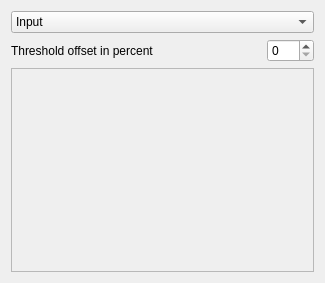
<?xml version="1.0" encoding="UTF-8"?>
<ui version="4.0">
 <class>DetectionSettings</class>
 <widget class="QDialog" name="DetectionSettings">
  <property name="geometry">
   <rect>
    <x>0</x>
    <y>0</y>
    <width>325</width>
    <height>283</height>
   </rect>
  </property>
  <property name="windowTitle">
   <string>Detection Settings</string>
  </property>
  <layout class="QGridLayout" name="gridLayout">
   <item row="1" column="0" colspan="2">
    <widget class="QLabel" name="label">
     <property name="text">
      <string>Threshold offset in percent</string>
     </property>
    </widget>
   </item>
   <item row="1" column="2">
    <widget class="QSpinBox" name="spinBox_ThresholdOffset">
     <property name="sizePolicy">
      <sizepolicy hsizetype="Maximum" vsizetype="Fixed">
       <horstretch>0</horstretch>
       <verstretch>0</verstretch>
      </sizepolicy>
     </property>
     <property name="maximum">
      <number>100</number>
     </property>
    </widget>
   </item>
   <item row="2" column="0" colspan="3">
    <widget class="QFrame" name="frame">
     <property name="frameShape">
      <enum>QFrame::StyledPanel</enum>
     </property>
     <property name="frameShadow">
      <enum>QFrame::Raised</enum>
     </property>
    </widget>
   </item>
   <item row="0" column="0" colspan="3">
    <widget class="QComboBox" name="comboBox">
     <item>
      <property name="text">
       <string>Input</string>
      </property>
     </item>
     <item>
      <property name="text">
       <string>Blurred Orignial</string>
      </property>
     </item>
     <item>
      <property name="text">
       <string>Difference (Original - Blurred)</string>
      </property>
     </item>
     <item>
      <property name="text">
       <string>Median filtered Difference</string>
      </property>
     </item>
     <item>
      <property name="text">
       <string>Thresholded Difference</string>
      </property>
     </item>
     <item>
      <property name="text">
       <string>Blurred Thresholded</string>
      </property>
     </item>
     <item>
      <property name="text">
       <string>Detected</string>
      </property>
     </item>
    </widget>
   </item>
  </layout>
 </widget>
 <resources/>
 <connections/>
</ui>
